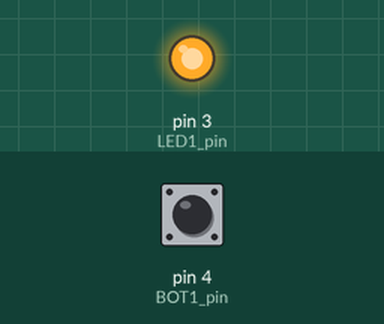
A sketch run on a simulated Arduino Uno, built with avr-gcc and run on an emulated ATmega328P. Shown: output pins drawn as LEDs (lit = HIGH). Inputs (shaded band) come from the test bench; at power-on: pin 4 (BOT1_pin) HIGH.

Above: at 1.0 s.
At 3.0 s:
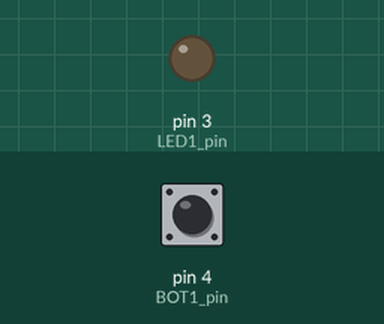
Timing chart, 0 to 5.2 s (numbered marks = the images above):
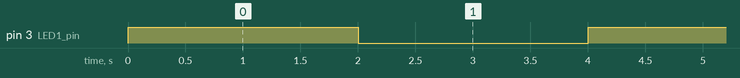

Measured:
- by itself, pin 3 (LED1_pin): alternates HIGH for 2.0 s and LOW for 2.0 s

The sketch:

ard_IO_digital.ino
```cpp
// Gerenal Example of digital IOs

// Author: David Coelho
// Last Update: 2016-04-18

// Init Variables
int BOT1_state = 0;

// Define pins
int LED1_pin = 3;
int BOT1_pin = 4;

// Program Boot (Initialization)
void setup()
{
  // Set digital pins' modes
  pinMode(LED1_pin,OUTPUT);
  pinMode(BOT1_pin,INPUT_PULLUP);
}

// Main Loop (repeats indefinitely)
void loop()
{
  // Read Button
  BOT1_state = digitalRead(BOT1_pin);

  // blink led slowly
  if (BOT1_state == HIGH)
  {
    digitalWrite(LED1_pin, HIGH);
    delay(2000);
    digitalWrite(LED1_pin, LOW);
    delay(2000);
  }

  else // blik led quickly
  {
    digitalWrite(LED1_pin, HIGH);
    delay(400);
    digitalWrite(LED1_pin, LOW);
    delay(400);
  }
}
```
